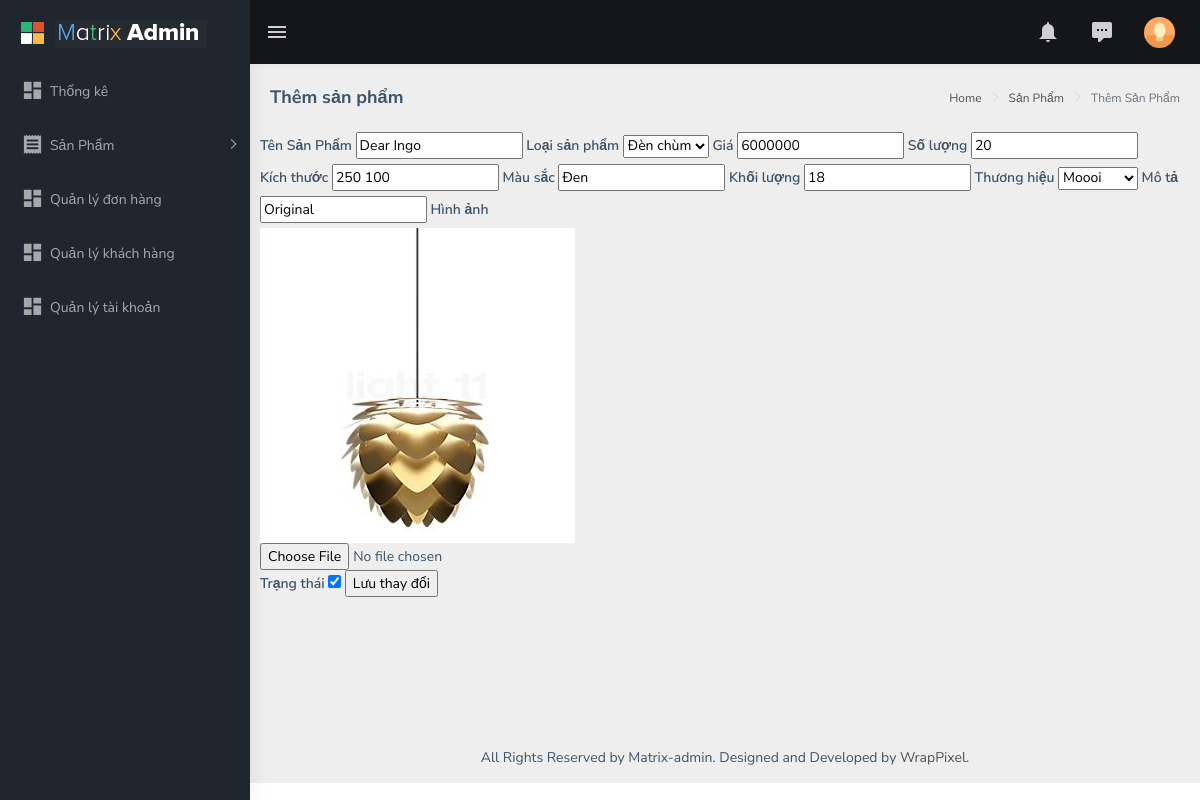
The page /admin/index.php?page=change_product&light_id=3 (signed in) on the database its author committed.
### tables this page shows
CREATE TABLE `bongden` (
  `mabd` int(11) NOT NULL,
  `maloai` int(11) DEFAULT NULL,
  `tenbd` varchar(255) DEFAULT NULL,
  `gia` int(255) DEFAULT NULL,
  `soluongtonkho` int(255) DEFAULT NULL,
  `kichthuoc` varchar(255) DEFAULT NULL,
  `mausac` varchar(255) DEFAULT NULL,
  `khoiluong` float(255,0) DEFAULT NULL,
  `mota` varchar(500) DEFAULT NULL,
  `hinhanh` varchar(255) DEFAULT NULL,
  `mathuonghieu` int(11) DEFAULT NULL,
  `chatlieu` varchar(255) DEFAULT NULL,
  `trangthai` int(1) NOT NULL DEFAULT 1
);

### admin/model/Connection.php (called while the page is built, shortened)
<?php
class Connection {
    private $servername = "localhost";
    private $username = "root";
    private $password = "";
    private $databaseName =	"bong_den";
    private $conn;
    public function __construct() {
        $this->conn = new PDO("mysql:host=$this->servername:3306;dbname=$this->databaseName", $this->username, $this->password);
        $this->conn->setAttribute(PDO::ATTR_ERRMODE, PDO::ERRMODE_EXCEPTION);
        $this->conn->exec("set names utf8");
    }
    public function select($query) {
        $stmt = $this->conn->prepare($query);
        $stmt->setFetchMode(PDO::FETCH_ASSOC);
        $stmt->execute();
        return $stmt;
    }
}

### admin/config/dbconfig.php (called while the page is built, shortened)
<?php
	$site_img_path = 'http://localhost/pages/images/';
?>

### admin/view/change_product.php (the view, shortened to what this page needs)
<div class="page-wrapper">
<?php
include_once "./model/Connection.php";
$connect = new Connection();
$light_id = $_GET['light_id'];
$queryLight = "SELECT * FROM bongden WHERE mabd=".$light_id;
$thisLightStmt = $connect->select($queryLight);
while($row = $thisLightStmt->fetch()){
    $thisLight = array("mabd"=>$row['mabd'],"maloai"=>$row['maloai'],"tenbd"=>$row['tenbd'], "gia"=>$row['gia'], "soluongtonkho"=>$row['soluongtonkho'], "kichthuoc"=>$row['kichthuoc'],
     "mausac"=>$row['mausac'], "khoiluong"=>$row['khoiluong'], "mota"=>$row['mota'], "hinhanh"=>$row['hinhanh'], "mathuonghieu"=>$row['mathuonghieu'],
    "chatlieu"=>$row['chatlieu'], "trangthai"=>$row['trangthai']);
}
?>
    <div class="page-breadcrumb">
        <div class="row">
            <div class="col-12 d-flex no-block align-items-center">
                <h4 class="page-title">Thêm sản phẩm</h4>
                <div class="ml-auto text-right">
                    <nav aria-label="breadcrumb">
                        <ol class="breadcrumb">
                            <li class="breadcrumb-item"><a href="#">Home</a></li>
                            <li class="breadcrumb-item"><a href="#">Sản Phẩm</a></li>
                            <li class="breadcrumb-item active" aria-current="page">Thêm Sản Phẩm</li>
                        </ol>
                    </nav>
                </div>
            </div>
        </div>
    </div>
    <div class="container-fluid">
        <div class="row">
            <form action="./controller/change_product_perform.php?light_id=<?php echo $thisLight['mabd']; ?>" method="POST" enctype="multipart/form-data">
                <label for=""> Tên Sản Phẩm </label>
                <input type="text" name="light_name" value="<?php echo $thisLight["tenbd"]; ?>">
                <label for=""> Loại sản phẩm </label>
                <select name="light_category" id="light-category" >
                <?php
                    $stmtThisLightCate = $connect->select("SELECT * FROM loaibd WHERE maloai=".$thisLight['maloai']);
                    while($row = $stmtThisLightCate->fetch()){
                        echo"<option value=".$row["maloai"]."> ".$row["tenloai"]." </option>";
                    }
                ?>
                </select>
                <label for=""> Giá </label>
                <input type="text" name="light_price" value="<?php echo $thisLight['gia']; ?>">
                <label for=""> Số lượng </label>
                <input type="text" name="light_quantity" value="<?php echo $thisLight['soluongtonkho']?>">
                <label for=""> Kích thước </label>
                <input type="text" name="light_size" value="<?php echo $thisLight['kichthuoc']?>">
                <label for=""> Màu sắc </label>
                <input type="text" name="light_color" value="<?php echo $thisLight['mausac'] ?>">
                <label for=""> Khối lượng </label>
                <input type="text" name="light_weight" value="<?php echo $thisLight['khoiluong']?>">
                <label for=""> Thương hiệu </label>
                <select name="light_brand" id="light-brand" >
                <?php
                    $stmtThisLightCate = $connect->select("SELECT * FROM thuonghieu WHERE mathuonghieu=".$thisLight['mathuonghieu']);
                    while($row = $stmtThisLightCate->fetch()){
                        echo"<option value=".$row["mathuonghieu"]."> ".$row["tenthuonghieu"]." </option>";
                    }
                ?>
                </select>
                <label for=""> Mô tả </label>
                <input type="textarea" name="light_detail" value="<?php echo $thisLight['mota']; ?>">
                <label for=""> Hình ảnh </label>
                <div class="uploadFile">
                    <div class="image-preview">
                        <img src="<?php echo $site_img_path.$thisLight['hinhanh']; ?>" alt="light_image">
                    </div>
                    <input type="file" name="light_image">
                </div>
                <label for=""> Trạng thái </label>
                <?php
                if($thisLight['trangthai']==='1'){
                    echo "<input type=\"checkbox\" name=\"light_state\" value=\"1\" checked data-toggle=\"toggle\">";
                } else {
                    echo "<input type=\"checkbox\" name=\"light_state\" value=\"1\" data-toggle=\"toggle\">";
                }
                ?>
                <input type="submit" value="Lưu thay đổi">
            </form>
        </div>
    </div>
    <footer class="footer text-center">
        All Rights Reserved by Matrix-admin. Designed and Developed by <a href="https://wrappixel.com">WrapPixel</a>.
    </footer>
</div>

### rows shown on the page
bongden: light_name "Dear Ingo", light_price "6000000", light_quantity "20", light_size "250 100", light_color "Đen", light_weight "18", light_detail "Original", hinhanh (picture)

### other values the page prints
form field light_category "Đèn chùm"
form field light_brand "Moooi"
